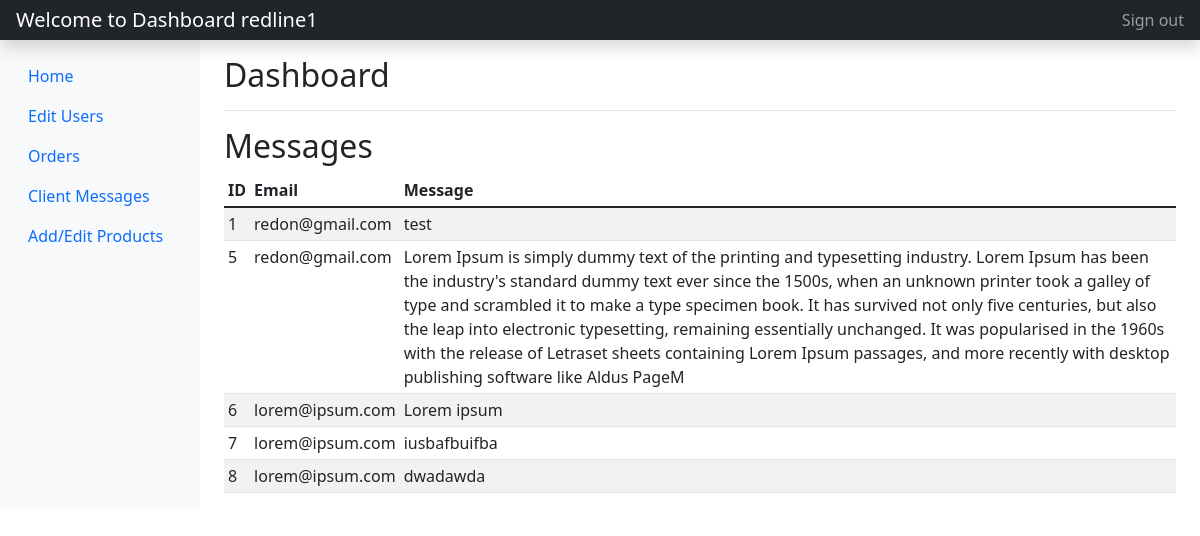
Before: /messagesDashboard.php (signed in) with the older database file.
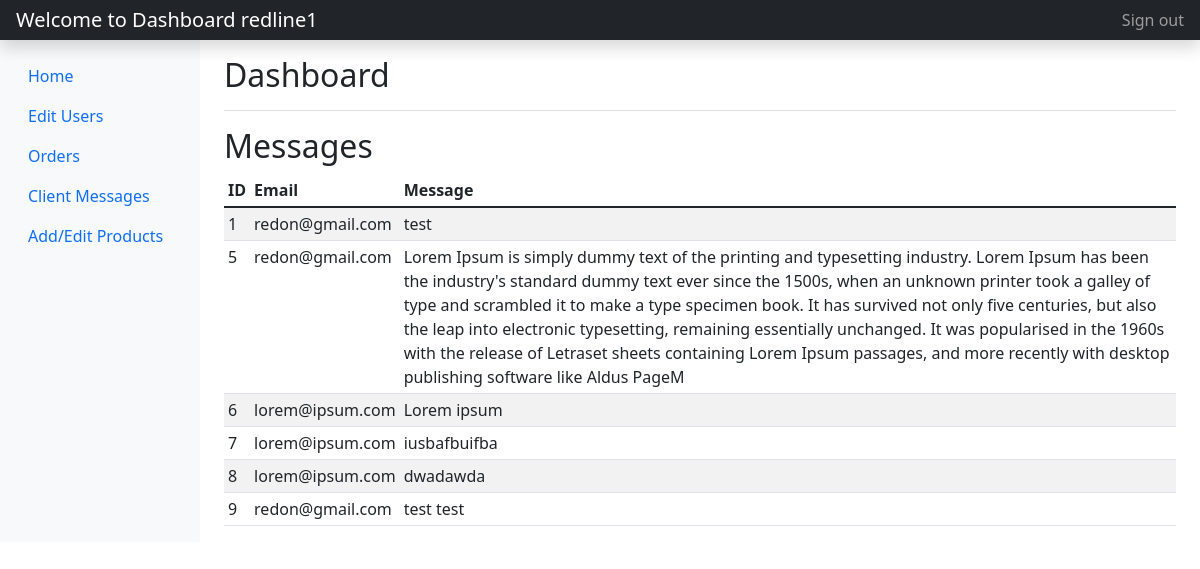
After: the same page with the newer database file.
### tables this page shows
CREATE TABLE `clientmessages` (
  `id` int(100) NOT NULL,
  `email` varchar(535) NOT NULL,
  `message` varchar(535) NOT NULL
);

### messagesDashboard.php (the view, shortened to what this page needs)
<?php
    include_once('config.php');
    $sql = "SELECT * FROM clientmessages";
    $selectMessages= $conn->prepare($sql);
    $selectMessages->execute();
    $messages_data = $selectMessages->fetchAll();
 ?>
 <!DOCTYPE html>
 <html>
 <head>
 	<link href="https://cdn.jsdelivr.net/npm/bootstrap@5.1.3/dist/css/bootstrap.min.css" rel="stylesheet">
 </head>
 <body>
 <header class="navbar navbar-dark sticky-top bg-dark flex-md-nowrap p-0 shadow">
  <a class="navbar-brand col-md-3 col-lg-2 me-0 px-3" href="#"><?php echo "Welcome to Dashboard ".$_SESSION['username']; ?></a>
  <div class="navbar-nav">
    <div class="nav-item text-nowrap">
      <a class="nav-link px-3" href="logout.php">Sign out</a>
    </div>
  </div>
</header>
<div class="container-fluid">
  <div class="row">
    <nav id="sidebarMenu" class="col-md-3 col-lg-2 d-md-block bg-light sidebar collapse">
      <div class="position-sticky pt-3">
        <ul class="nav flex-column">
           <?php if ($_SESSION['isadmin'] == 'true') { ?>
            <li class="nav-item">
              <a class="nav-link" href="project.php">
                Home
              </a>
            </li>
          <li class="nav-item">
            <a class="nav-link active" aria-current="page" href="dashboard.php">
              Edit Users
            </a>
          </li>
          <li class="nav-item">
            <a class="nav-link active" aria-current="page" href="ordersList.php">
              Orders
            </a>
          </li>
          <li class="nav-item">
            <a class="nav-link active" aria-current="page" href="messagesDashboard.php">
              Client Messages
            </a>
          </li>
          <li class="nav-item">
            <a class="nav-link active" aria-current="page" href="editProducts.php">
              Add/Edit Products
            </a>
          </li>
        </ul>
      <?php
      } ?>
      </div>
    </nav>
    <main class="col-md-9 ms-sm-auto col-lg-10 px-md-4">
      <div class="d-flex justify-content-between flex-wrap flex-md-nowrap align-items-center pt-3 pb-2 mb-3 border-bottom">
        <h1 class="h2">Dashboard</h1>
      </div>
    <?php if ($_SESSION['isadmin'] == 'true') { ?>
      <h2>Messages</h2>
      <div class="table-responsive">
        <table class="table table-striped table-sm">
          <thead>
            <tr>
              <th scope="col">ID</th>
              <th scope="col">Email</th>
              <th scope="col">Message</th>
            </tr>
          </thead>
          <tbody>
            <?php foreach ($messages_data as $message_data) { ?>
               <tr>
                <td><?php echo $message_data['id']; ?></td>
                <td><?php echo $message_data['email']; ?></td>
                <td><?php echo $message_data['message'] ?></td>
              </tr>
           <?php  } ?>
          </tbody>
        </table>
      </div>
     <?php  } else {
    } ?>
    </main>
  </div>
</div>
  </body>
</html>
 </body>
 </html>

Changed rows visible on the page:
added clientmessages: id "9", email "redon@gmail.com", message "test test"
